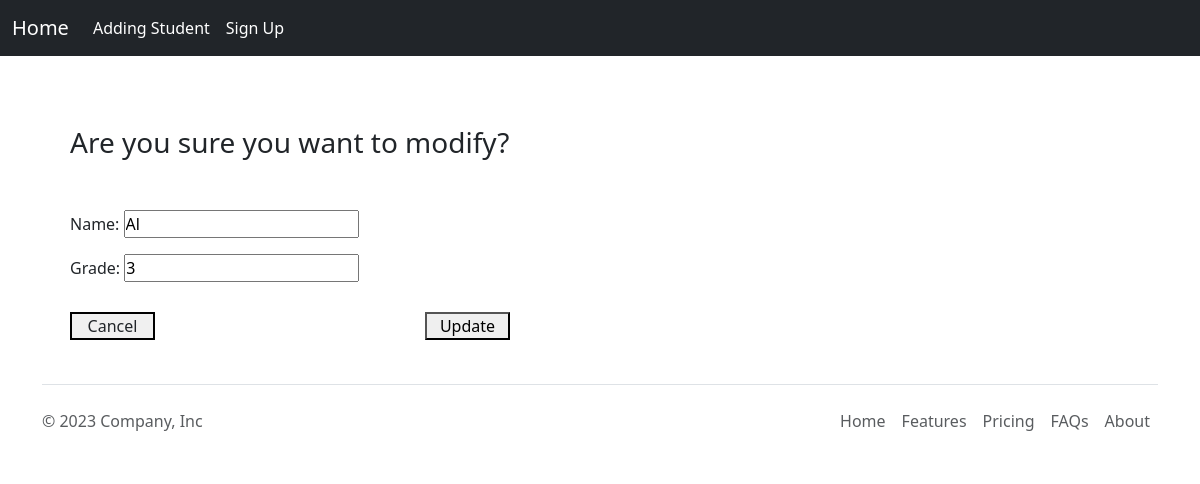
The page /update/1 on the database as committed earlier.
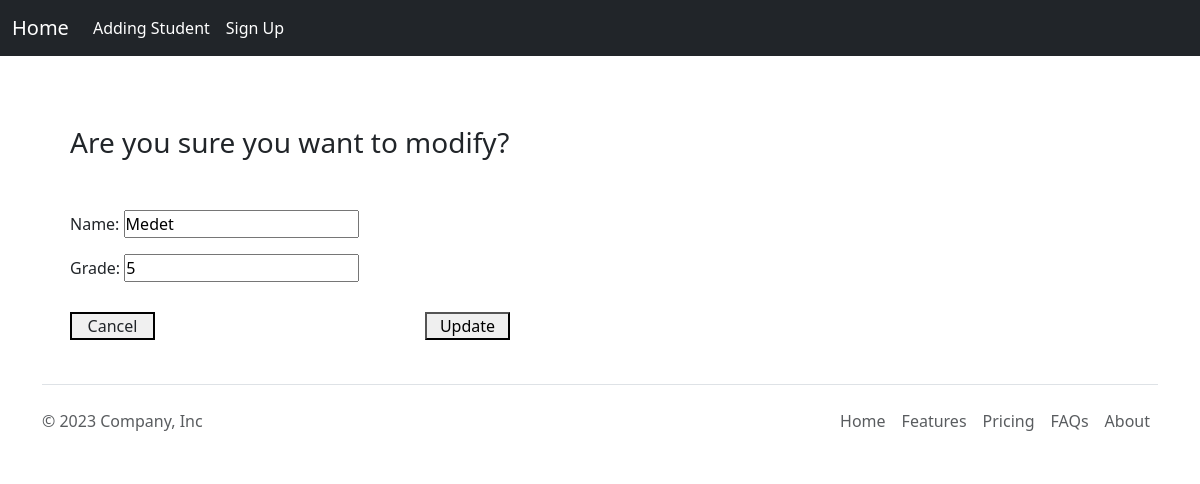
The same page on the database as committed later.
### app/models.py (models this page shows, shortened)
class Student(models.Model):
    name = models.CharField(max_length=30)
    lastname = models.CharField(max_length=30)
    grade = models.IntegerField()

### app/views.py (the view)
# urls.py: path('update/<int:pk>', StudentUpdate.as_view(), name='update'),
class StudentUpdate(UpdateView):
    model = Student
    template_name = 'update.html'
    success_url = reverse_lazy('home')
    fields = ['name', 'grade']

### templates/update.html (shortened to what this page needs)
{% extends 'base.html' %}
{% block content %}
    <div class="modify">
        <h3>Are you sure you want to modify?</h3>
        <form method="POST">
            {{ form.as_p }}
            <div class="footer">
                <div class="cancel_modify"><a href="{% url 'home' %}"> Cancel</a></div>
                <button type="submit"> Update </button>
            </div>
        </form>
    </div>
{% endblock %}

### templates/base.html (shortened to what this page needs)
{% load static %}
<!DOCTYPE html>
<html lang="en">
<head>
    <link href="https://cdn.jsdelivr.net/npm/bootstrap@5.3.0/dist/css/bootstrap.min.css" rel="stylesheet">
    <link rel="stylesheet" href={% static 'css/style.css' %} >
</head>
<body>
    <nav class="navbar navbar-expand navbar-dark bg-dark" aria-label="Second navbar example">
        <div class="container-fluid">
            <a class="navbar-brand" href="{% url 'home' %}">Home</a>
            <div class="collapse navbar-collapse" id="navbarsExample02">
                <ul class="navbar-nav me-auto">
                    <li class="nav-item">
                        <a class="nav-link active" aria-current="page" href="{% url 'add' %}">Adding Student</a>
                    </li>
                    <li class="nav-item">
                        <a class="nav-link active" aria-current="page" href="{% url 'signup' %}">Sign Up</a>
                    </li>
                </ul>
            </div>
        </div>
    </nav>
    <div class="block">
        {% block content %}
        {% endblock %}
    </div>
    <div class="container">
        <footer class="d-flex flex-wrap justify-content-between align-items-center py-3 my-4 border-top">
            <p class="col-md-4 mb-0 text-body-secondary">&copy; 2023 Company, Inc</p>
            <a href="/" class="col-md-4 d-flex align-items-center justify-content-center mb-3 mb-md-0 me-md-auto link-body-emphasis text-decoration-none">
                <svg class="bi me-2" width="40" height="32"><use xlink:href="#bootstrap"/></svg>
            </a>
            <ul class="nav col-md-4 justify-content-end">
                <li class="nav-item"><a href="{% url 'home' %}" class="nav-link px-2 text-body-secondary">Home</a></li>
                <li class="nav-item"><a href="#" class="nav-link px-2 text-body-secondary">Features</a></li>
                <li class="nav-item"><a href="#" class="nav-link px-2 text-body-secondary">Pricing</a></li>
                <li class="nav-item"><a href="#" class="nav-link px-2 text-body-secondary">FAQs</a></li>
                <li class="nav-item"><a href="#" class="nav-link px-2 text-body-secondary">About</a></li>
            </ul>
        </footer>
    </div>
</body>
</html>

### static/css/style.css (style rules this page uses)
* { margin-top:0px; padding:0px; }
.block { margin-top: 50px; margin-left: 50px; }
a { text-decoration: none; color: inherit; }
.modify { padding: 20px; width:480px; }
.modify form { margin-top: 50px; }
.modify button { margin-left: 270px; width: 100px; }
.cancel_modify { border:2px solid black; width: 100px; text-align: center; background-color: rgb(240,240,240); }
.footer { margin-top: 30px; display: flex; }

Rows that differ between the two databases and show on the page:
changed Student: name "Al" → "Medet"; grade "3" → "5"
